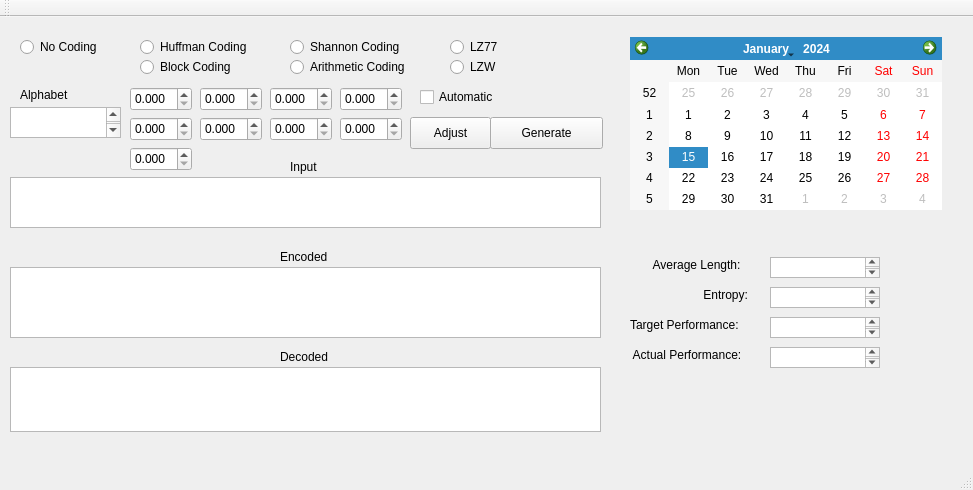
<?xml version="1.0" encoding="UTF-8"?>
<ui version="4.0">
 <class>MainWindow</class>
 <widget class="QMainWindow" name="MainWindow">
  <property name="windowModality">
   <enum>Qt::ApplicationModal</enum>
  </property>
  <property name="geometry">
   <rect>
    <x>0</x>
    <y>0</y>
    <width>973</width>
    <height>490</height>
   </rect>
  </property>
  <property name="cursor">
   <cursorShape>ArrowCursor</cursorShape>
  </property>
  <property name="windowTitle">
   <string>Compression</string>
  </property>
  <widget class="QWidget" name="centralWidget">
   <widget class="QRadioButton" name="radioHuffman">
    <property name="geometry">
     <rect>
      <x>140</x>
      <y>20</y>
      <width>131</width>
      <height>20</height>
     </rect>
    </property>
    <property name="cursor">
     <cursorShape>ArrowCursor</cursorShape>
    </property>
    <property name="text">
     <string>Huffman Coding</string>
    </property>
   </widget>
   <widget class="QRadioButton" name="radioArith">
    <property name="geometry">
     <rect>
      <x>290</x>
      <y>40</y>
      <width>141</width>
      <height>20</height>
     </rect>
    </property>
    <property name="cursor">
     <cursorShape>ArrowCursor</cursorShape>
    </property>
    <property name="text">
     <string>Arithmetic Coding</string>
    </property>
   </widget>
   <widget class="QLabel" name="labelAlphabet">
    <property name="geometry">
     <rect>
      <x>20</x>
      <y>70</y>
      <width>60</width>
      <height>16</height>
     </rect>
    </property>
    <property name="text">
     <string>Alphabet</string>
    </property>
   </widget>
   <widget class="QLabel" name="labelInput">
    <property name="geometry">
     <rect>
      <x>290</x>
      <y>140</y>
      <width>151</width>
      <height>20</height>
     </rect>
    </property>
    <property name="text">
     <string>Input</string>
    </property>
   </widget>
   <widget class="QTextBrowser" name="textOutput">
    <property name="geometry">
     <rect>
      <x>10</x>
      <y>250</y>
      <width>591</width>
      <height>71</height>
     </rect>
    </property>
    <property name="font">
     <font>
      <family>Monaco</family>
      <pointsize>12</pointsize>
     </font>
    </property>
    <property name="cursor" stdset="0">
     <cursorShape>ForbiddenCursor</cursorShape>
    </property>
   </widget>
   <widget class="QLabel" name="labelOutput">
    <property name="geometry">
     <rect>
      <x>280</x>
      <y>230</y>
      <width>211</width>
      <height>20</height>
     </rect>
    </property>
    <property name="text">
     <string>Encoded</string>
    </property>
   </widget>
   <widget class="QPlainTextEdit" name="textAlphabet">
    <property name="geometry">
     <rect>
      <x>10</x>
      <y>90</y>
      <width>111</width>
      <height>31</height>
     </rect>
    </property>
    <property name="font">
     <font>
      <family>Monaco</family>
      <pointsize>12</pointsize>
     </font>
    </property>
   </widget>
   <widget class="QPushButton" name="btnGen">
    <property name="geometry">
     <rect>
      <x>490</x>
      <y>100</y>
      <width>113</width>
      <height>32</height>
     </rect>
    </property>
    <property name="text">
     <string>Generate</string>
    </property>
   </widget>
   <widget class="QPlainTextEdit" name="textInput">
    <property name="geometry">
     <rect>
      <x>10</x>
      <y>160</y>
      <width>591</width>
      <height>51</height>
     </rect>
    </property>
    <property name="font">
     <font>
      <family>Monaco</family>
      <pointsize>12</pointsize>
     </font>
    </property>
    <property name="documentTitle">
     <string/>
    </property>
    <property name="plainText">
     <string/>
    </property>
    <property name="backgroundVisible">
     <bool>false</bool>
    </property>
    <property name="placeholderText">
     <string/>
    </property>
   </widget>
   <widget class="QDoubleSpinBox" name="doubleSpinBox_1">
    <property name="geometry">
     <rect>
      <x>130</x>
      <y>70</y>
      <width>62</width>
      <height>24</height>
     </rect>
    </property>
    <property name="decimals">
     <number>3</number>
    </property>
    <property name="maximum">
     <double>1.000000000000000</double>
    </property>
    <property name="singleStep">
     <double>0.010000000000000</double>
    </property>
   </widget>
   <widget class="QDoubleSpinBox" name="doubleSpinBox_2">
    <property name="geometry">
     <rect>
      <x>200</x>
      <y>70</y>
      <width>62</width>
      <height>24</height>
     </rect>
    </property>
    <property name="decimals">
     <number>3</number>
    </property>
    <property name="maximum">
     <double>1.000000000000000</double>
    </property>
    <property name="singleStep">
     <double>0.010000000000000</double>
    </property>
   </widget>
   <widget class="QDoubleSpinBox" name="doubleSpinBox_3">
    <property name="geometry">
     <rect>
      <x>270</x>
      <y>70</y>
      <width>62</width>
      <height>24</height>
     </rect>
    </property>
    <property name="decimals">
     <number>3</number>
    </property>
    <property name="maximum">
     <double>1.000000000000000</double>
    </property>
    <property name="singleStep">
     <double>0.010000000000000</double>
    </property>
   </widget>
   <widget class="QDoubleSpinBox" name="doubleSpinBox_4">
    <property name="geometry">
     <rect>
      <x>340</x>
      <y>70</y>
      <width>62</width>
      <height>24</height>
     </rect>
    </property>
    <property name="decimals">
     <number>3</number>
    </property>
    <property name="maximum">
     <double>1.000000000000000</double>
    </property>
    <property name="singleStep">
     <double>0.010000000000000</double>
    </property>
   </widget>
   <widget class="QPushButton" name="btnAdjust">
    <property name="geometry">
     <rect>
      <x>410</x>
      <y>100</y>
      <width>81</width>
      <height>32</height>
     </rect>
    </property>
    <property name="text">
     <string>Adjust</string>
    </property>
   </widget>
   <widget class="QRadioButton" name="radioBlock">
    <property name="geometry">
     <rect>
      <x>140</x>
      <y>40</y>
      <width>131</width>
      <height>20</height>
     </rect>
    </property>
    <property name="cursor">
     <cursorShape>ArrowCursor</cursorShape>
    </property>
    <property name="text">
     <string>Block Coding</string>
    </property>
   </widget>
   <widget class="QTextBrowser" name="textDecoded">
    <property name="geometry">
     <rect>
      <x>10</x>
      <y>350</y>
      <width>591</width>
      <height>65</height>
     </rect>
    </property>
    <property name="font">
     <font>
      <family>Monaco</family>
      <pointsize>12</pointsize>
     </font>
    </property>
    <property name="cursor" stdset="0">
     <cursorShape>ForbiddenCursor</cursorShape>
    </property>
   </widget>
   <widget class="QLabel" name="labelDecoded">
    <property name="geometry">
     <rect>
      <x>280</x>
      <y>330</y>
      <width>211</width>
      <height>20</height>
     </rect>
    </property>
    <property name="text">
     <string>Decoded</string>
    </property>
   </widget>
   <widget class="QRadioButton" name="radioNoCoding">
    <property name="geometry">
     <rect>
      <x>20</x>
      <y>20</y>
      <width>131</width>
      <height>20</height>
     </rect>
    </property>
    <property name="cursor">
     <cursorShape>ArrowCursor</cursorShape>
    </property>
    <property name="text">
     <string>No Coding</string>
    </property>
   </widget>
   <widget class="QDoubleSpinBox" name="doubleSpinBox_8">
    <property name="geometry">
     <rect>
      <x>340</x>
      <y>100</y>
      <width>62</width>
      <height>24</height>
     </rect>
    </property>
    <property name="decimals">
     <number>3</number>
    </property>
    <property name="maximum">
     <double>1.000000000000000</double>
    </property>
    <property name="singleStep">
     <double>0.010000000000000</double>
    </property>
   </widget>
   <widget class="QDoubleSpinBox" name="doubleSpinBox_5">
    <property name="geometry">
     <rect>
      <x>130</x>
      <y>100</y>
      <width>62</width>
      <height>24</height>
     </rect>
    </property>
    <property name="decimals">
     <number>3</number>
    </property>
    <property name="maximum">
     <double>1.000000000000000</double>
    </property>
    <property name="singleStep">
     <double>0.010000000000000</double>
    </property>
   </widget>
   <widget class="QDoubleSpinBox" name="doubleSpinBox_7">
    <property name="geometry">
     <rect>
      <x>270</x>
      <y>100</y>
      <width>62</width>
      <height>24</height>
     </rect>
    </property>
    <property name="decimals">
     <number>3</number>
    </property>
    <property name="maximum">
     <double>1.000000000000000</double>
    </property>
    <property name="singleStep">
     <double>0.010000000000000</double>
    </property>
   </widget>
   <widget class="QDoubleSpinBox" name="doubleSpinBox_6">
    <property name="geometry">
     <rect>
      <x>200</x>
      <y>100</y>
      <width>62</width>
      <height>24</height>
     </rect>
    </property>
    <property name="decimals">
     <number>3</number>
    </property>
    <property name="maximum">
     <double>1.000000000000000</double>
    </property>
    <property name="singleStep">
     <double>0.010000000000000</double>
    </property>
   </widget>
   <widget class="QDoubleSpinBox" name="doubleSpinBox_EOT">
    <property name="geometry">
     <rect>
      <x>130</x>
      <y>130</y>
      <width>62</width>
      <height>24</height>
     </rect>
    </property>
    <property name="decimals">
     <number>3</number>
    </property>
    <property name="maximum">
     <double>1.000000000000000</double>
    </property>
    <property name="singleStep">
     <double>0.010000000000000</double>
    </property>
   </widget>
   <widget class="QCheckBox" name="adjustCheckbox">
    <property name="geometry">
     <rect>
      <x>420</x>
      <y>70</y>
      <width>111</width>
      <height>20</height>
     </rect>
    </property>
    <property name="text">
     <string>Automatic</string>
    </property>
   </widget>
   <widget class="QCalendarWidget" name="calendarWidget">
    <property name="geometry">
     <rect>
      <x>630</x>
      <y>20</y>
      <width>312</width>
      <height>173</height>
     </rect>
    </property>
   </widget>
   <widget class="QLabel" name="optPerfLabel">
    <property name="geometry">
     <rect>
      <x>630</x>
      <y>300</y>
      <width>130</width>
      <height>16</height>
     </rect>
    </property>
    <property name="text">
     <string>Target Performance:</string>
    </property>
   </widget>
   <widget class="QLabel" name="actualPerfLabel">
    <property name="geometry">
     <rect>
      <x>630</x>
      <y>330</y>
      <width>130</width>
      <height>16</height>
     </rect>
    </property>
    <property name="text">
     <string> Actual Performance:</string>
    </property>
   </widget>
   <widget class="QTextBrowser" name="optPerfText">
    <property name="geometry">
     <rect>
      <x>770</x>
      <y>300</y>
      <width>110</width>
      <height>21</height>
     </rect>
    </property>
    <property name="cursor" stdset="0">
     <cursorShape>ForbiddenCursor</cursorShape>
    </property>
   </widget>
   <widget class="QTextBrowser" name="actPerfText">
    <property name="geometry">
     <rect>
      <x>770</x>
      <y>330</y>
      <width>110</width>
      <height>21</height>
     </rect>
    </property>
    <property name="cursor" stdset="0">
     <cursorShape>ForbiddenCursor</cursorShape>
    </property>
   </widget>
   <widget class="QRadioButton" name="radioShannon">
    <property name="geometry">
     <rect>
      <x>290</x>
      <y>20</y>
      <width>140</width>
      <height>20</height>
     </rect>
    </property>
    <property name="cursor">
     <cursorShape>ArrowCursor</cursorShape>
    </property>
    <property name="text">
     <string>Shannon Coding</string>
    </property>
   </widget>
   <widget class="QLabel" name="avglenLabel">
    <property name="geometry">
     <rect>
      <x>650</x>
      <y>240</y>
      <width>110</width>
      <height>16</height>
     </rect>
    </property>
    <property name="text">
     <string> Average Length:</string>
    </property>
   </widget>
   <widget class="QTextBrowser" name="avglenText">
    <property name="geometry">
     <rect>
      <x>770</x>
      <y>240</y>
      <width>110</width>
      <height>21</height>
     </rect>
    </property>
    <property name="cursor" stdset="0">
     <cursorShape>ForbiddenCursor</cursorShape>
    </property>
   </widget>
   <widget class="QTextBrowser" name="entropyText">
    <property name="geometry">
     <rect>
      <x>770</x>
      <y>270</y>
      <width>110</width>
      <height>21</height>
     </rect>
    </property>
    <property name="cursor" stdset="0">
     <cursorShape>ForbiddenCursor</cursorShape>
    </property>
   </widget>
   <widget class="QLabel" name="entropyLabel">
    <property name="geometry">
     <rect>
      <x>700</x>
      <y>270</y>
      <width>60</width>
      <height>16</height>
     </rect>
    </property>
    <property name="text">
     <string> Entropy:</string>
    </property>
   </widget>
   <widget class="QRadioButton" name="radioLZ77">
    <property name="geometry">
     <rect>
      <x>450</x>
      <y>20</y>
      <width>90</width>
      <height>20</height>
     </rect>
    </property>
    <property name="cursor">
     <cursorShape>ArrowCursor</cursorShape>
    </property>
    <property name="text">
     <string>LZ77</string>
    </property>
   </widget>
   <widget class="QRadioButton" name="radioLZW">
    <property name="geometry">
     <rect>
      <x>450</x>
      <y>40</y>
      <width>80</width>
      <height>20</height>
     </rect>
    </property>
    <property name="cursor">
     <cursorShape>ArrowCursor</cursorShape>
    </property>
    <property name="text">
     <string>LZW</string>
    </property>
   </widget>
  </widget>
  <widget class="QMenuBar" name="menuBar">
   <property name="geometry">
    <rect>
     <x>0</x>
     <y>0</y>
     <width>973</width>
     <height>22</height>
    </rect>
   </property>
  </widget>
  <widget class="QToolBar" name="mainToolBar">
   <attribute name="toolBarArea">
    <enum>TopToolBarArea</enum>
   </attribute>
   <attribute name="toolBarBreak">
    <bool>false</bool>
   </attribute>
  </widget>
  <widget class="QStatusBar" name="statusBar"/>
 </widget>
 <layoutdefault spacing="6" margin="11"/>
 <resources/>
 <connections/>
</ui>
